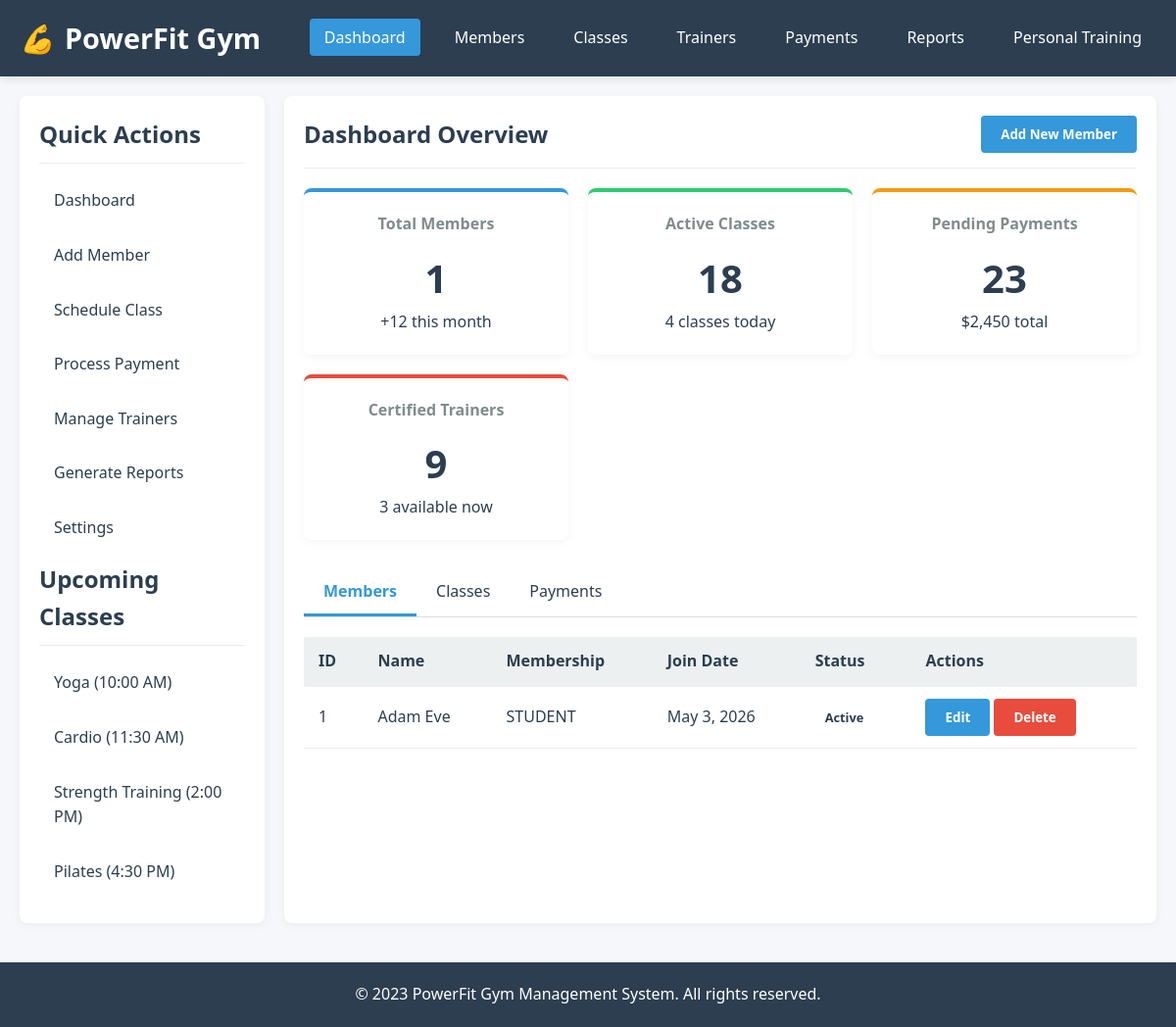
Page /dashboard/ on the earlier database version.
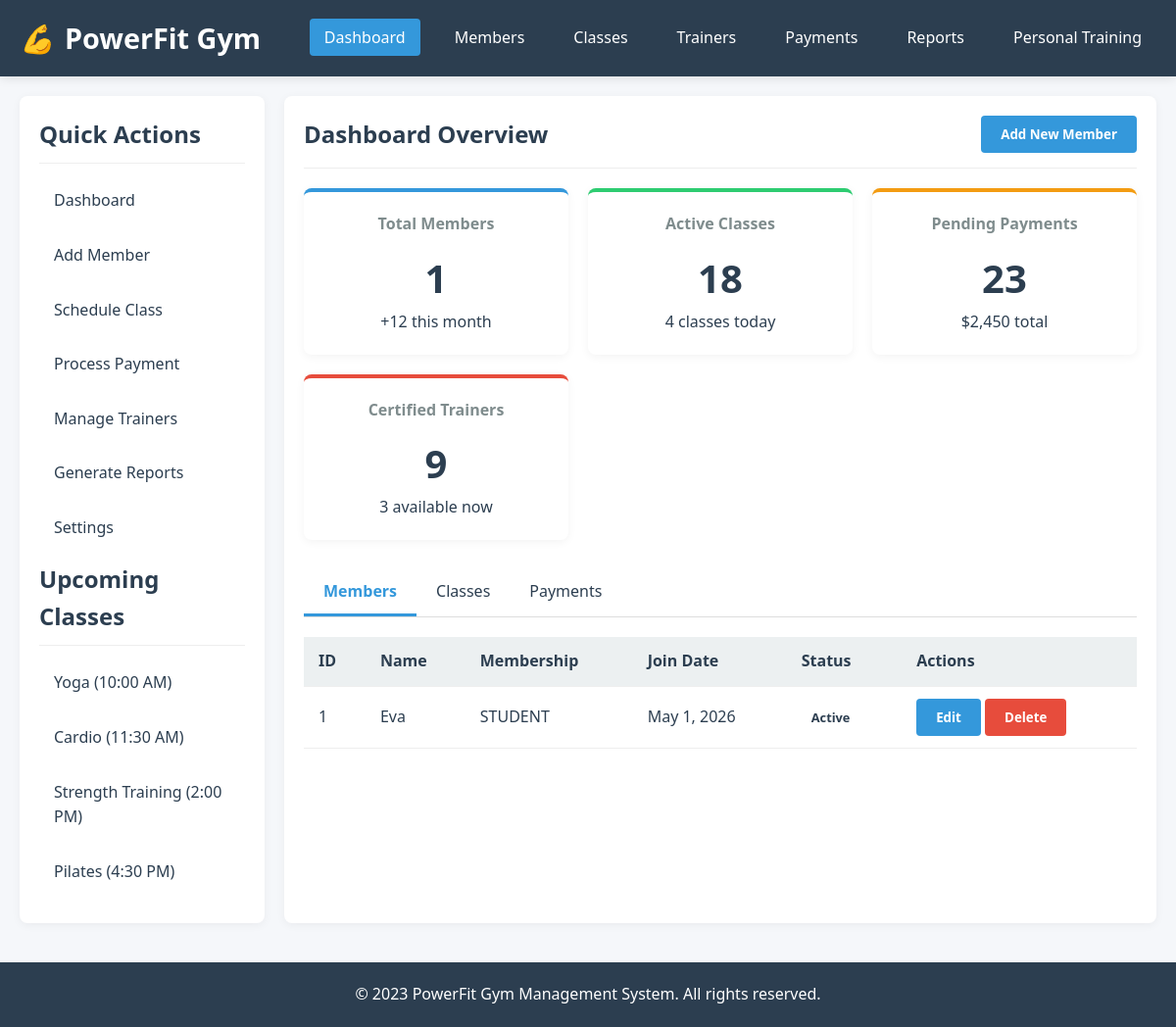
Same page on the later database version.
### mainApp/models.py (models this page shows, shortened)
class Member(models.Model):
    class Membership(models.TextChoices):
        BASIC: str = "BASIC", "Basic"
        PREMIUM: str = "PREMIUM", "Premium"
        STUDENT: str = "STUDENT", "Student"
    class Status(models.TextChoices):
        ACTIVE: str = "ACTIVE", "Active"
        INACTIVE = "INACTIVE", "Inactive"
    member_id = models.CharField(
        max_length= 255,
        db_index = True,
        unique = True,
        help_text= 'Unique identifier for the member'
    )
    name = models.CharField(
        max_length= 255,
        db_index = True
    )
    email = models.EmailField()
    phone = models.CharField(
        max_length=10
    )
    membership = models.CharField(
        max_length = 255,
        choices = Membership.choices,
        default = Membership.BASIC
    )
    join_date = models.DateField()
    status = models.CharField(
        max_length = 10,
        choices = Status.choices,
        default = Status.ACTIVE
    )
    created_at = models.DateTimeField(auto_now_add = True)
    updated_at = models.DateTimeField(auto_now = True)
    class Meta:
        ordering = ["-join_date"] # ordering members on the list
        indexes = [
            models.Index(fields=["member_id"]),
            models.Index(fields = ["status", "membership"])
        ]
        verbose_name = "Member"
        verbose_name_plural = "Members"

### mainApp/views.py (the view)
# urls.py: path('dashboard/', views.dashboard, name='dashboard'),
def dashboard(request):
  members = Member.objects.all()
  total_members = Member.objects.count()
  active_members = Member.objects.filter(status='ACTIVE').count()
  now = timezone.now()
  new_this_month = Member.objects.filter(join_date__month = now.month).count()
  classes = GymClass.objects.all()
  context = {"members":members, "total_members": total_members, "active_members": active_members, "new_this_month": new_this_month, "classes": classes}
  return render(request, 'mainApp/dashboard.html', context)

### templates/mainApp/dashboard.html (shortened to what this page needs)
{% extends 'mainApp/base.html' %}
{% block content %}
<div class="main-content">
    <aside class="sidebar">
        <h2>Quick Actions</h2>
        <ul class="sidebar-menu">
            <li><a href="{% url 'dashboard' %}">Dashboard</a></li>
            <li><a href="#" onclick="openModal('addMemberModal'); return false;">Add Member</a></li>
            <li><a href="#" onclick="openModal('addClassModal'); return false;">Schedule Class</a></li>
            <li><a href="#" onclick="openModal('processPaymentModal'); return false;">Process Payment</a></li>
            <li><a href="{% url 'trainers' %}">Manage Trainers</a></li>
            <li><a href="{% url 'reports' %}">Generate Reports</a></li>
            <li><a href="#">Settings</a></li>
        </ul>
        <h2>Upcoming Classes</h2>
        <ul class="sidebar-menu">
            <li><a href="#">Yoga (10:00 AM)</a></li>
            <li><a href="#">Cardio (11:30 AM)</a></li>
            <li><a href="#">Strength Training (2:00 PM)</a></li>
            <li><a href="#">Pilates (4:30 PM)</a></li>
        </ul>
    </aside>
    <main class="content">
        <div class="content-header">
            <h2>Dashboard Overview</h2>
            <button class="btn" onclick="openModal('addMemberModal')">Add New Member</button>
        </div>
        <div class="dashboard-cards">
            <div class="card members">
                <h3>Total Members</h3>
                <div class="number">{{ total_members|default:"247" }}</div>
                <p>+12 this month</p>
            </div>
            <div class="card classes">
                <h3>Active Classes</h3>
                <div class="number">{{ active_classes|default:"18" }}</div>
                <p>4 classes today</p>
            </div>
            <div class="card payments">
                <h3>Pending Payments</h3>
                <div class="number">{{ pending_payments|default:"23" }}</div>
                <p>$2,450 total</p>
            </div>
            <div class="card trainers">
                <h3>Certified Trainers</h3>
                <div class="number">{{ total_trainers|default:"9" }}</div>
                <p>3 available now</p>
            </div>
        </div>
        <div class="tabs">
            <div class="tab active" data-tab="members">Members</div>
            <div class="tab" data-tab="classes">Classes</div>
            <div class="tab" data-tab="payments">Payments</div>
        </div>
        <div class="tab-content active" id="members-tab">
            <table>
                <thead>
                    <tr>
                        <th>ID</th>
                        <th>Name</th>
                        <th>Membership</th>
                        <th>Join Date</th>
                        <th>Status</th>
                        <th>Actions</th>
                    </tr>
                </thead>
                <tbody>
                    {% for member in members %}
                    <tr>
                        <td>{{ member.id }}</td>
                        <td>{{ member.name }}</td>
                        <td>{{ member.membership }}</td>
                        <td>{{ member.join_date }}</td>
                        <td><span class="status {{ member.status }}">{{ member.status|title }}</span></td>
                        <td>
                            <button class="btn">Edit</button>
                            <button class="btn btn-danger">Delete</button>
                        </td>
                    </tr>
                    {% endfor %}
                </tbody>
            </table>
        </div>
    </main>
</div>
{% endblock %}

Differences in the rows shown:
changed Member "STUDENT": name "Adam Eve" → "Eva"; join_date "May 3, 2026" → "May 1, 2026"
